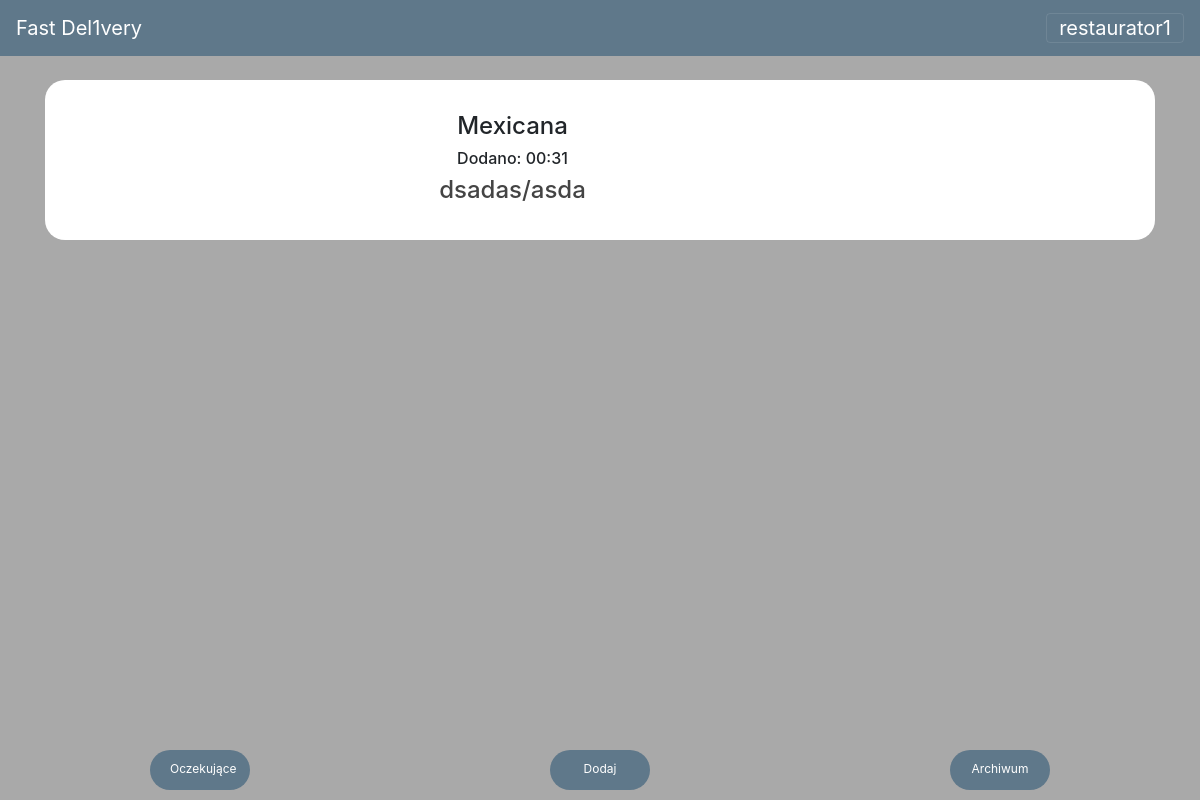
Page / (signed in) on the earlier database version.
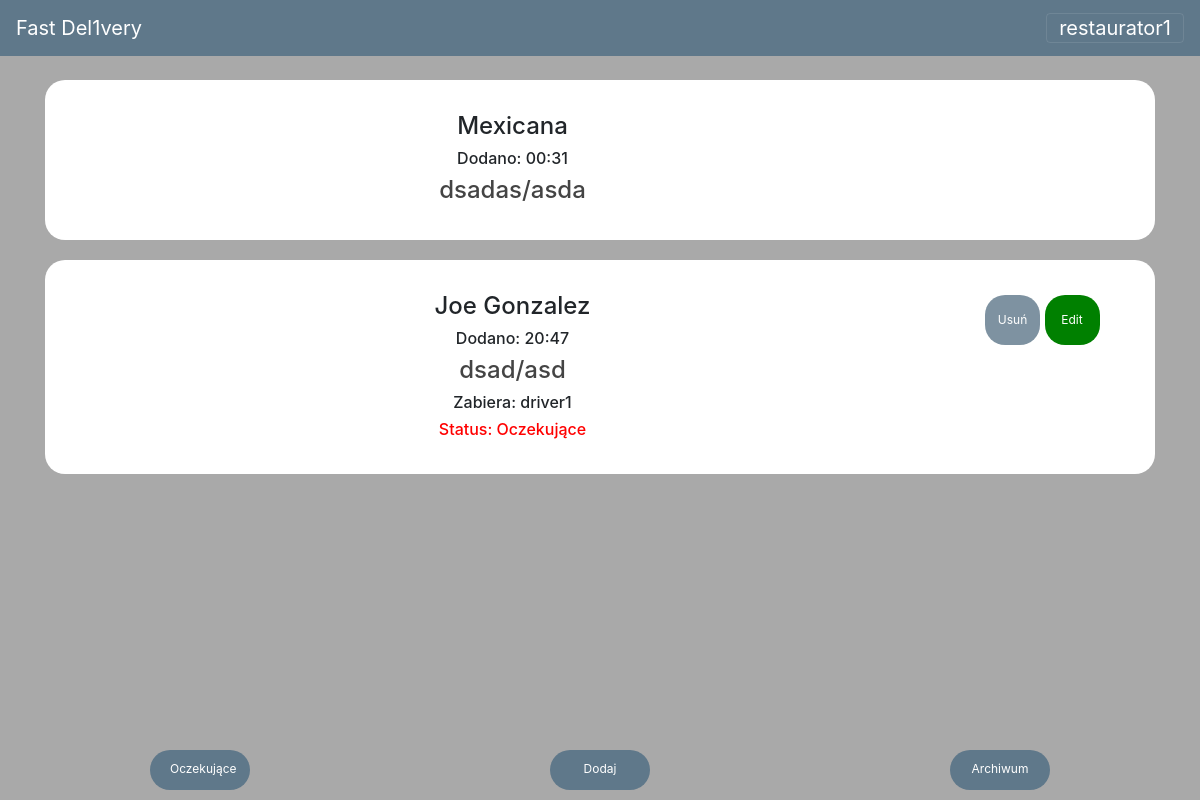
Same page on the later database version.
### users/models.py (models this page shows)
class CustomUser(AbstractUser):
    choose_stanowisko = (
        ('Driver', 'Driver'),
        ('Restaurator', 'Restaurator')
    )
    stanowisko = models.CharField(max_length=50, choices=choose_stanowisko, default='Driver')
    choose_restauracja = (
        ('Joe Gonzalez', 'Joe Gonzalez'),
        ('Czeska Gospoda', 'Czeska Gospoda'),
        ('Mexicana', 'Mexicana')
    )
    restauracja = models.CharField(max_length=50, choices=choose_restauracja, default='Joe')
    pass
    class Meta:
        ordering = ['date_joined']

### posts/models.py (models this page shows, shortened)
class Post(models.Model):
    id = models.AutoField(primary_key=True)
    date = models.DateTimeField(default=datetime.datetime.now())
    restauracja = models.CharField(max_length=50)
    LOW = 15
    NORMAL = 20
    HIGH = 30
    VHIGH = 45
    HIGHEST = 60
    STATUS_CHOICES = (
        (LOW, '15 min'),
        (NORMAL, '20 min'),
        (HIGH, '30 min'),
        (VHIGH, '45 min'),
        (HIGHEST, '60 min'),
    )
    czas_przygotowania = models.IntegerField(default=LOW, choices=STATUS_CHOICES)
    czas_odebrania = models.DateTimeField(null=True, blank=True)
    czas_dostarczenia = models.DateTimeField(null=True, blank=True)
    status = models.CharField(max_length=50,default="Oczekujące")
    no_of_likes = models.CharField(max_length=50, null = True, blank=True)
    miasto = models.CharField(max_length=50, null=False, default="Olsztyn")
    adres = models.CharField(max_length=50, null = False)
    nr_mieszkania = models.CharField(max_length=4, null = False, blank=True)
    choose_payment = (
        ('karta','Karta'),
        ('gotowka','Gotowka'),
        ('zaplacone','Zaplacone')
    )
    płatność = models.CharField(max_length=10, choices=choose_payment, default='zaplacone')
    kwota = models.CharField(max_length=5, null = False)
    telefon = models.CharField(max_length=13, null = False)
    komentarz = models.CharField(max_length=200, null=True, blank=True)
    choose_platform = (
        ('uber','Uber'),
        ('rest','Rest'),
        ('glovo','Glovo'),
        ('tel','Tel')
    )
    platforma = models.CharField(max_length=5, choices=choose_platform, default='glovo')
    oczekujace = models.BooleanField(default=True)
    trasa = models.BooleanField(default=False)
    zakonczone = models.BooleanField(default=False)
    class Meta:
        ordering = ['date']

### posts/views.py (the view)
# urls.py: path('', PostListView_oczekujace.as_view(), name='posts-home'),
class PostListView_oczekujace(LoginRequiredMixin, ListView):
    model = Post
    template_name = 'posts/oczekujace.html'  # <posts>/<model>_<viewtype>.html
    login_url = '/login/'
    context_object_name = 'posts'

### posts/templates/posts/oczekujace.html (shortened to what this page needs)
{% extends "posts/base.html" %}
{% load static %}
{% block content %}
    {% for post in posts %}
    {% if post.oczekujace %}
    <div class="row">
        <div class="col-md-10">
            <div class="dane">
                <h4><a class="article-title">{{ post.restauracja }}</a> </h4>
                <h6>Dodano: {{ post.date|time }}</h6>
                <h4><a class="article-title" href="{% url 'post-detail' post.id %}">{{ post.adres }}/{{post.nr_mieszkania}}</a> </h4>
                {% if post.no_of_likes != None %}
                <h6> Zabiera: {{ post.no_of_likes }} </h6>
                {% if post.status != "Oczekujące" %}
                    <h6 id="green"> Status: {{ post.status }} </h6>
                {% else %}
                    <h6 id="red"> Status: {{ post.status }} </h6>
                {% endif %}
                {% endif %}
            </div>
        </div>
        <div class="col-md-2">
            {% if user.stanowisko == "Restaurator" and user.restauracja == post.restauracja %}
            <div class="przycisk">
                <button class="button btn-rounded btn-nawiguj" onclick=javascript:location.href="/post/{{post.id}}/delete"> Usuń </button>
                <button class="button btn-rounded btn-zadzwon" onclick=javascript:location.href="/post/{{post.id}}/update"> Edit </button>
            </div>
            {% endif %}
        </div>
    </div>
    {% endif %}
    {% endfor %}
{% endblock content %}

### posts/templates/posts/base.html (shortened to what this page needs)
{% load static %}
{% load i18n %}
<!DOCTYPE html>
<html>
<head>
    <link rel="stylesheet" href="https://maxcdn.bootstrapcdn.com/bootstrap/4.0.0/css/bootstrap.min.css">
    <link rel="stylesheet" type="text/css" href="{% static 'posts/main.css' %}?{% now "U" %}">
</head>
<body>
    {% language 'pl' %}
    <nav class="navbar navbar-dark bg-steel fixed-top" id="top-nav">
      <a class="navbar-brand" href="{% url 'posts-home' %}">
        Fast Del1very
      </a>
        {% if user.is_authenticated %}
      <button class="navbar-toggler" type="button" data-toggle="collapse" data-target="#navbarText" aria-controls="navbarText" aria-expanded="false" aria-label="Toggle navigation">
        <a id="nickname">{{ user.username }} </a>
      </button>
        {% endif %}
    </nav>
    {% if user.is_authenticated %}
    <ul class="nav nav-pills nav-justified fixed-bottom navbar-dark">
      <li class="nav-item">
        <a class="button" href="{% url 'posts-home' %}">Oczekujące</a>
      </li>
      {% if user.stanowisko == "Driver" %}
      <li class="nav-item">
        <a class="button" href="{% url 'posts-trasa' %}">Trasa</a>
      </li>
      {% else %}
      <li class="nav-item">
        <a class="button" href="{% url 'post-create' %}">Dodaj</a>
      </li>
      {% endif %}
      <li class="nav-item">
        <a class="button" href="{% url 'posts-zakonczone' %}">Archiwum</a>
      </li>
    </ul>
    {% endif %}
    <main role="main" class="container">
    <div class="col-md-12">
      {% block content %} {% endblock %}
    </div>
    </main>
    {% endlanguage %}
</body>
</html>

### posts/static/posts/main.css (style rules this page uses)
body { background: #A9A9A9; margin-top: 5rem; }
.bg-steel { background-color: #5f788a; }
.article-title { color: #444444; }
.button { background-color: #5F788A; border: none; color: white; padding: 10px 20px; text-align: center; text-decoration: none; display: inline-block; font-size: 12px; margin: 10px 0px; cursor: pointer; width: 100px; height: 40px; border-radius: 20px; }
.btn-rounded { margin-top:50px; margin-bottom:50px; width:55px; height:50px; background-color: green; padding: 0 5px; }
.btn-zadzwon { margin-top:20px; margin-bottom:20px; }
.btn-nawiguj { margin-top:35px; margin-bottom:0; background-color: #5F788A; opacity: 0.8; }
.col-md-10 { background-color:#fff; margin-bottom:20px; padding-bottom: 20px; padding-top: 20px; width:70%; border-radius: 20px 0px 0px 20px; text-align: center; }
.col-md-2 { background-color: white; border-radius: 0px 20px 20px 0px; margin-bottom:20px; width:20%; }
.dane { margin-top:12px; margin-left:10px; margin-bottom:15px; }
#nickname { color: #ffffff; }
.col-md-12 { padding-bottom:30px; }
#red { color:red; }

Differences in the rows shown:
added Post: restauracja "Joe Gonzalez", date "20:47", adres "dsad", nr_mieszkania "asd", no_of_likes "driver1", status "Oczekujące"
